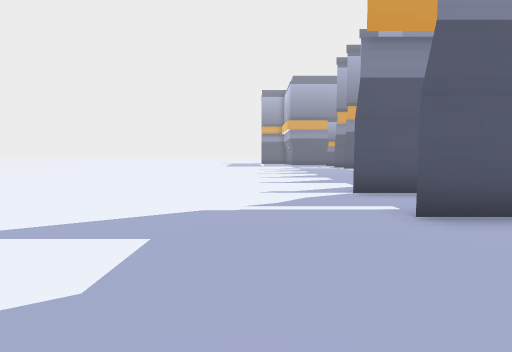
View 1 (above)

19 first-person views from a walk through a 3-D level made in the Unity game engine. The camera is 1.5 m above the floor, tilts 4° down and sees 85° across. The floor is counted in squares, 2 m on a side. Each view is taken from the middle of a square. On the plan, view 1 faces up. The plan holds only what a view shows up to about 10 squares ahead; the rest is blank. The place goes on beyond the plan. Some animated figures are not drawn.

View 2
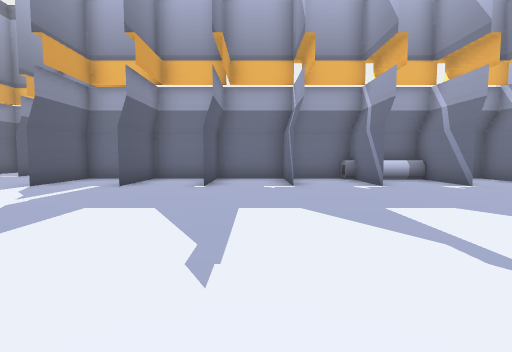

View 3
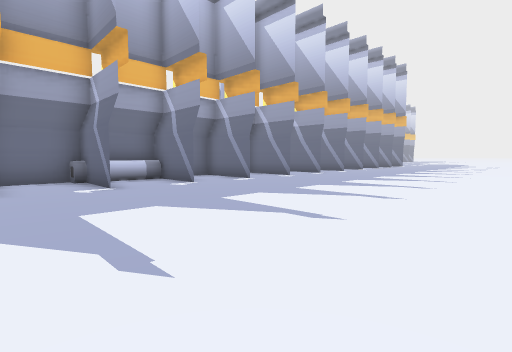

View 4
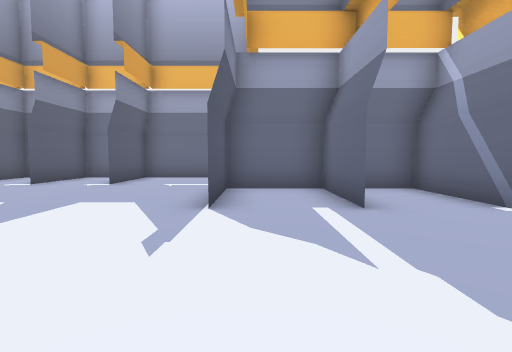

View 5
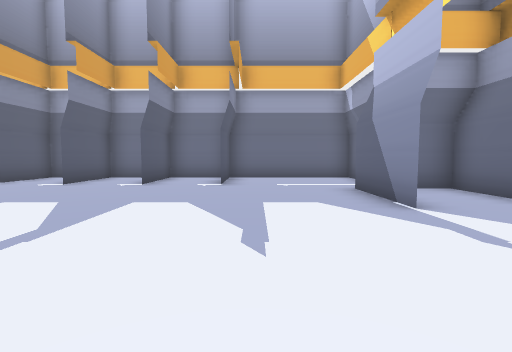

View 6
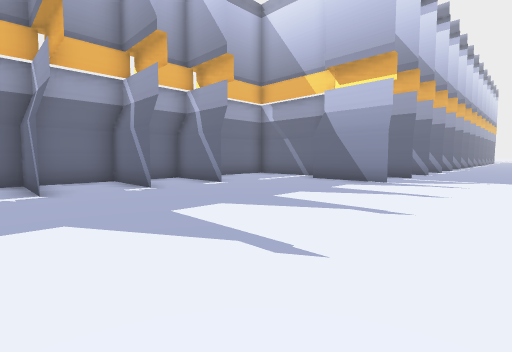

View 7
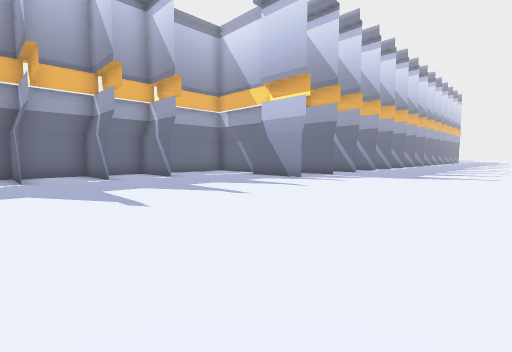

View 8
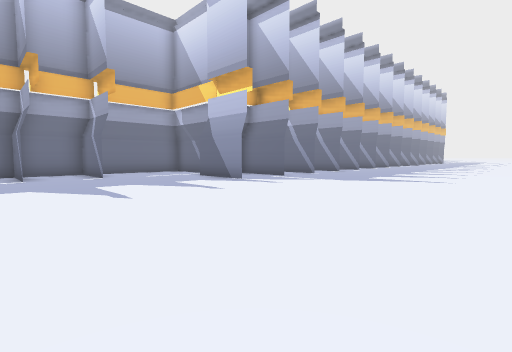

View 9
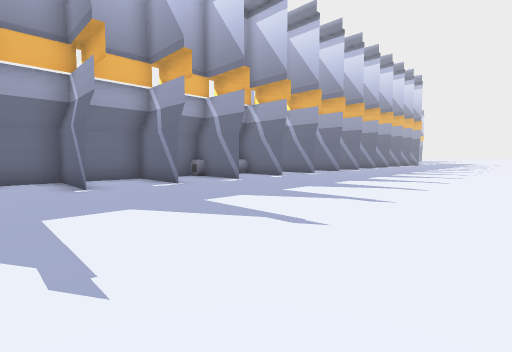

View 10
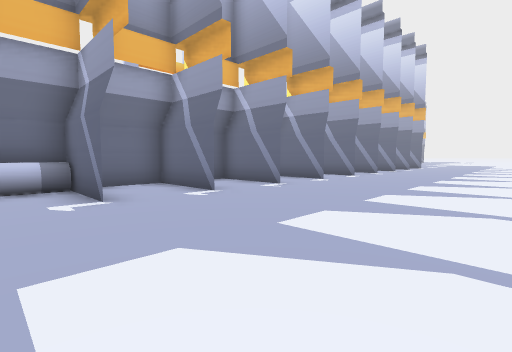

View 11
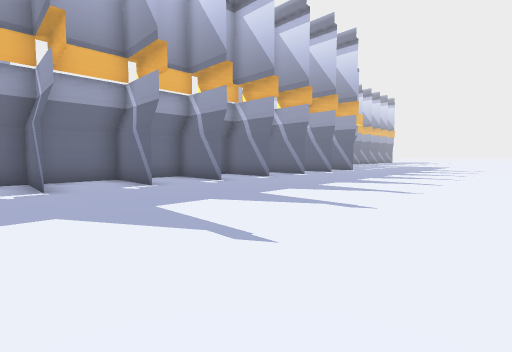

View 12
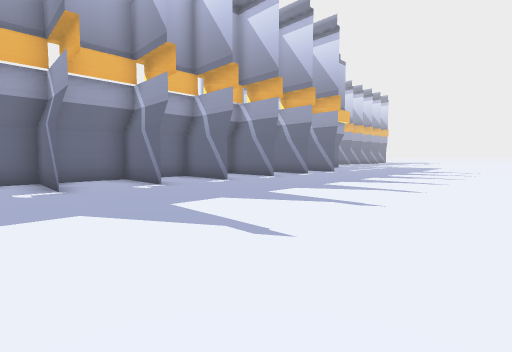

View 13
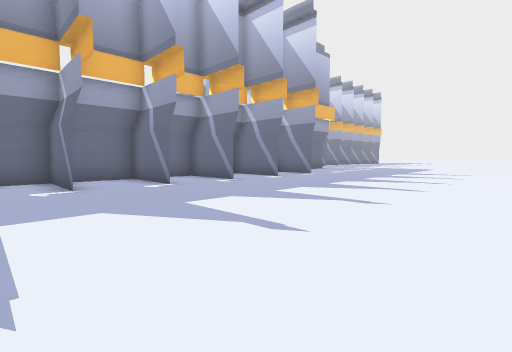

View 14
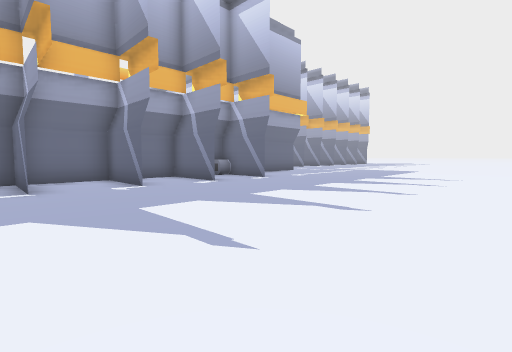

View 15
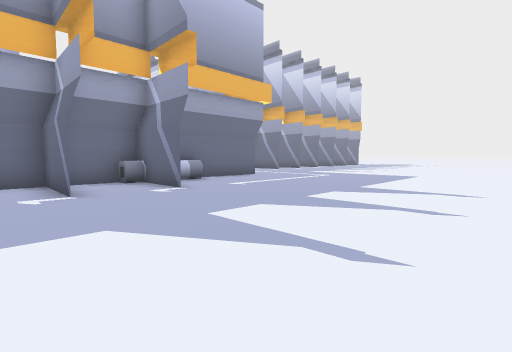

View 16
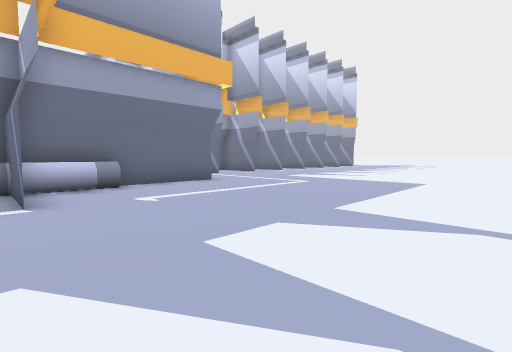

View 17
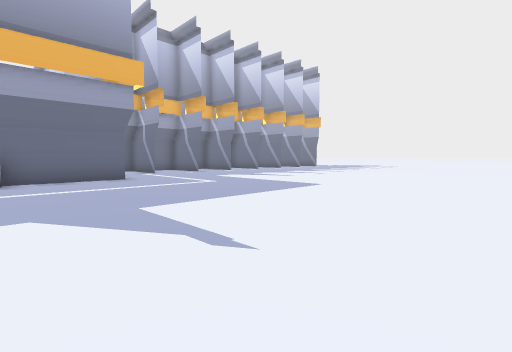

View 18
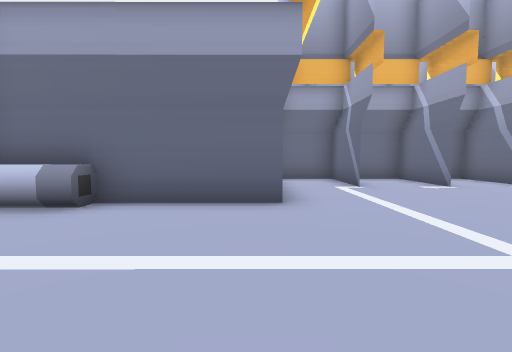

View 19
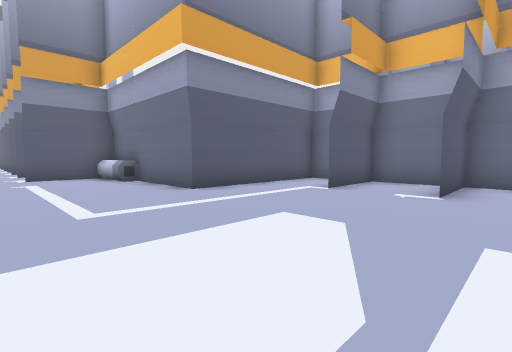

### Floor plan
Points are (right, up) in squares from view 1. A wall is a line through its corners. A room is listed if a view was taken in it or the views show most of it. See-through windows are left out.
Room 1 (views 1, 2, 3, 4, 5, 6, 7, 8, 9, 10, 11, 12, 13, 14, 15, 16, 17, 18, 19)
walls: (1.9, -9.9) (4.5, -9.9); (1.9, -12.2) (4.5, -12.2) (4.5, -10.2); (1.9, -7.7) (4.5, -7.7) (4.5, -6.1); (1.9, -14.4) (4.5, -14.4); (1.9, -5.4) (4.5, -5.4); (1.9, -16.7) (4.5, -16.7); (1.9, -3.2) (4.5, -3.2); (1.9, -18.9) (4.5, -18.9) (4.5, -12.5); (4.5, -2.2) (4.5, -1.2); (1.9, -0.9) (4.5, -0.9) (4.5, 5.7) (1.9, 5.7) (4.5, 5.7); (1.9, -21.2) (4.5, -21.2) (4.5, -20); (4.5, -22.2) (4.5, -21.6); (1.9, 1.3) (4.5, 1.3) (2, 1.3); (4.5, -23.4) (1.9, -23.4) (4.4, -23.4); (1.9, 3.4) (4.5, 3.4) (1.9, 3.4); (7.2, 4.7) (8, 4.7) (8, 13.6); (5.4, 8.9) (8, 8.9) (5.4, 8.9); (6.8, -30.6) (9.4, -30.6) (6.9, -30.6); (5.4, 11.1) (8, 11.1) (5.4, 11.1); (6.8, -32.8) (9.4, -32.8) (6.8, -32.8); (5.4, 13.2) (8, 13.2) (5.4, 13.2); (7.5, -34.9) (9.4, -34.9) (9.4, -28.4) (4.5, -28.4) (4.5, -25.6)

Positions as (right, up) in squares from view 1, and headings:
1: (0, 0), facing up
2: (-5, 0), facing right
3: (-5, -1), facing down-right
4: (-2, 5), facing right
5: (-2, 8), facing right
6: (-1, 14), facing down-right
7: (-4, 14), facing down-right
8: (-5, 12), facing down-right
9: (-5, 3), facing down-right
10: (-3, -4), facing down-right
11: (-5, -9), facing down-right
12: (-5, -11), facing down-right
13: (-5, -13), facing down-right
14: (-5, -16), facing down-right
15: (-4, -20), facing down-right
16: (-3, -23), facing down-right
17: (-5, -25), facing down-right
18: (0, -28), facing right
19: (1, -34), facing up-right
